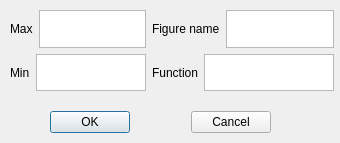
<?xml version="1.0" encoding="UTF-8"?>
<ui version="4.0">
 <class>figure_properity_dialog</class>
 <widget class="QDialog" name="figure_properity_dialog">
  <property name="geometry">
   <rect>
    <x>0</x>
    <y>0</y>
    <width>340</width>
    <height>143</height>
   </rect>
  </property>
  <property name="windowTitle">
   <string>Figure properity</string>
  </property>
  <widget class="QWidget" name="">
   <property name="geometry">
    <rect>
     <x>10</x>
     <y>10</y>
     <width>324</width>
     <height>81</height>
    </rect>
   </property>
   <layout class="QHBoxLayout" name="horizontalLayout_5">
    <item>
     <layout class="QVBoxLayout" name="verticalLayout">
      <item>
       <layout class="QHBoxLayout" name="horizontalLayout_2">
        <item>
         <widget class="QLabel" name="label_3">
          <property name="text">
           <string>Max</string>
          </property>
         </widget>
        </item>
        <item>
         <widget class="QTextEdit" name="textEdit">
          <property name="font">
           <font>
            <pointsize>13</pointsize>
            <bold>false</bold>
           </font>
          </property>
          <property name="html">
           <string>&lt;!DOCTYPE HTML PUBLIC &quot;-//W3C//DTD HTML 4.0//EN&quot; &quot;http://www.w3.org/TR/REC-html40/strict.dtd&quot;&gt;
&lt;html&gt;&lt;head&gt;&lt;meta name=&quot;qrichtext&quot; content=&quot;1&quot; /&gt;&lt;meta charset=&quot;utf-8&quot; /&gt;&lt;style type=&quot;text/css&quot;&gt;
p, li { white-space: pre-wrap; }
&lt;/style&gt;&lt;/head&gt;&lt;body style=&quot; font-family:'Sans Serif'; font-size:13pt; font-weight:400; font-style:normal;&quot;&gt;
&lt;p style=&quot;-qt-paragraph-type:empty; margin-top:0px; margin-bottom:0px; margin-left:0px; margin-right:0px; -qt-block-indent:0; text-indent:0px;&quot;&gt;&lt;br /&gt;&lt;/p&gt;&lt;/body&gt;&lt;/html&gt;</string>
          </property>
         </widget>
        </item>
       </layout>
      </item>
      <item>
       <layout class="QHBoxLayout" name="horizontalLayout">
        <item>
         <widget class="QLabel" name="label_4">
          <property name="text">
           <string>Min</string>
          </property>
         </widget>
        </item>
        <item>
         <widget class="QTextEdit" name="textEdit_2">
          <property name="font">
           <font>
            <pointsize>13</pointsize>
           </font>
          </property>
         </widget>
        </item>
       </layout>
      </item>
     </layout>
    </item>
    <item>
     <layout class="QVBoxLayout" name="verticalLayout_2">
      <item>
       <layout class="QHBoxLayout" name="horizontalLayout_4">
        <item>
         <widget class="QLabel" name="label">
          <property name="text">
           <string>Figure name</string>
          </property>
         </widget>
        </item>
        <item>
         <widget class="QTextEdit" name="textEdit_3">
          <property name="font">
           <font>
            <pointsize>11</pointsize>
           </font>
          </property>
         </widget>
        </item>
       </layout>
      </item>
      <item>
       <layout class="QHBoxLayout" name="horizontalLayout_3">
        <item>
         <widget class="QLabel" name="label_2">
          <property name="text">
           <string>Function</string>
          </property>
         </widget>
        </item>
        <item>
         <widget class="QTextEdit" name="textEdit_4">
          <property name="font">
           <font>
            <pointsize>11</pointsize>
           </font>
          </property>
         </widget>
        </item>
       </layout>
      </item>
     </layout>
    </item>
   </layout>
  </widget>
  <widget class="QWidget" name="">
   <property name="geometry">
    <rect>
     <x>50</x>
     <y>110</y>
     <width>221</width>
     <height>24</height>
    </rect>
   </property>
   <layout class="QHBoxLayout" name="horizontalLayout_6">
    <item>
     <widget class="QPushButton" name="pushButton">
      <property name="text">
       <string>OK</string>
      </property>
     </widget>
    </item>
    <item>
     <spacer name="horizontalSpacer">
      <property name="orientation">
       <enum>Qt::Horizontal</enum>
      </property>
      <property name="sizeHint" stdset="0">
       <size>
        <width>30</width>
        <height>20</height>
       </size>
      </property>
     </spacer>
    </item>
    <item>
     <widget class="QPushButton" name="pushButton_2">
      <property name="text">
       <string>Cancel</string>
      </property>
     </widget>
    </item>
   </layout>
  </widget>
 </widget>
 <resources/>
 <connections/>
</ui>
